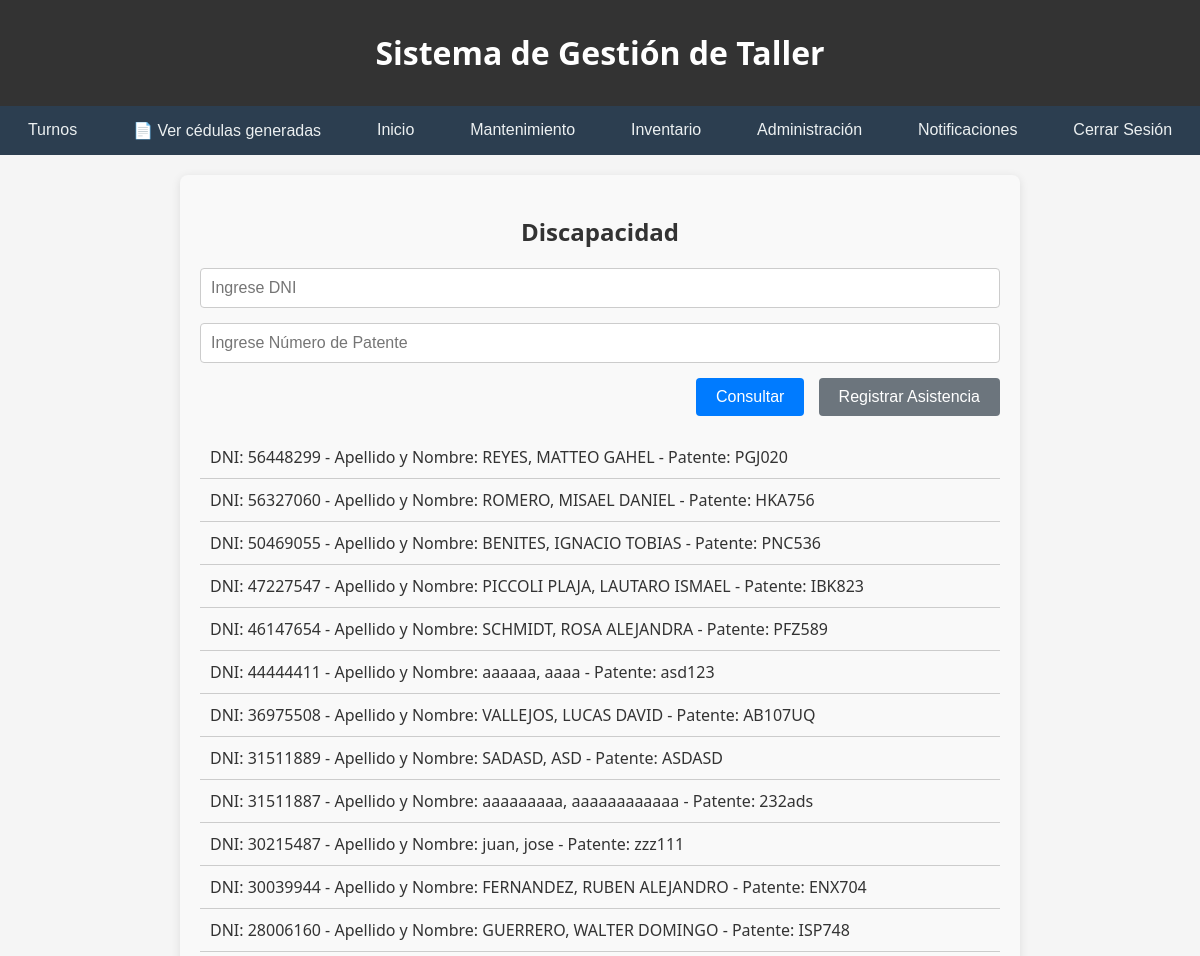
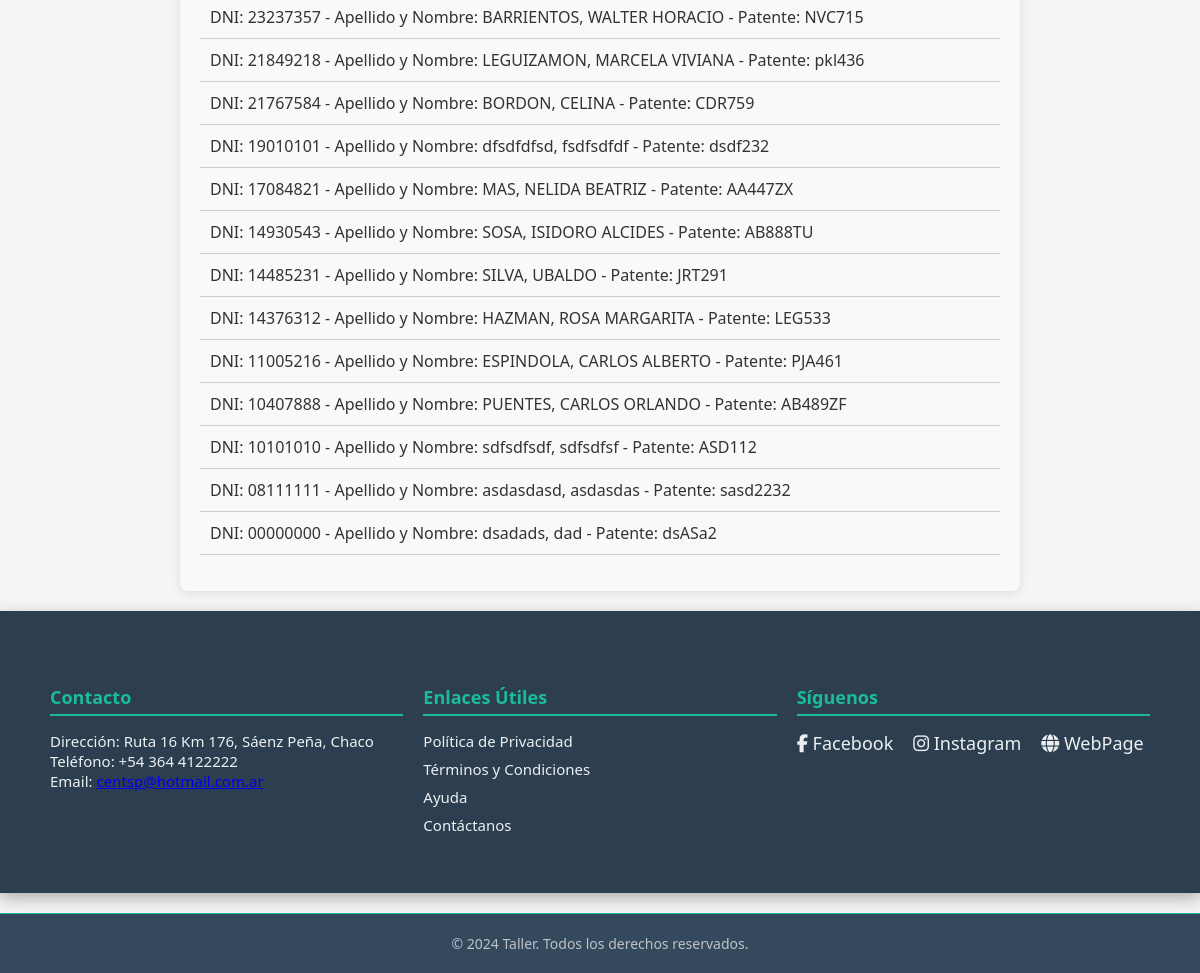
Page /discapacidad/ (signed in) on the committed database (2 pictures, top to bottom).
### apps/discapacidad/models.py (models this page shows, shortened)
class Discapacitado(models.Model):
    dni = models.CharField(max_length=8, primary_key=True)
    apellido = models.CharField(max_length=100)
    nombre = models.CharField(max_length=100)
    direccion = models.CharField(max_length=255)
    telefono = models.CharField(max_length=15)
    numero_patente = models.CharField(max_length=10, unique=True)
    tutor_dni = models.CharField(max_length=8, null=True, blank=True)
    tutor_apellido = models.CharField(max_length=100, null=True, blank=True)
    tutor_nombre = models.CharField(max_length=100, null=True, blank=True)
    tutor_relacion = models.CharField(max_length=100, null=True, blank=True)

### apps/discapacidad/views.py (the view)
# urls.py: path('', views.index, name='index'),
@login_required
def index(request):
    discapacitados = Discapacitado.objects.all()
    context = {
        'title': 'Discapacidad',
        'discapacitados': discapacitados
    }
    return render(request, 'discapacidad/index.html', context)

### apps/discapacidad/templates/discapacidad/index.html (shortened to what this page needs)
{% extends 'base.html' %}
{% load static %}
{% block extra_css %}
<link rel="stylesheet" type="text/css" href="{% static 'css/discapacitado.css' %}">
{% endblock %}
{% block content %}
<div class="container">
    <h2 class="section-title">Discapacidad</h2>
    <form method="post" action="{% url 'discapacidad:verificar' %}" class="verification-form">
        <div class="form-group">
            <input type="text" name="dni" placeholder="Ingrese DNI" class="form-control">
        </div>
        <div class="form-group">
            <input type="text" name="numero_patente" placeholder="Ingrese Número de Patente" class="form-control">
        </div>
        <div class="form-group button-group">
            <button type="submit" name="accion" value="consultar" class="btn btn-primary">Consultar</button>
            <button type="submit" name="accion" value="registrar_asistencia" class="btn btn-secondary">Registrar Asistencia</button>
        </div>
    </form>
    <ul class="discapacitados-list">
        {% for discapacitado in discapacitados|dictsortreversed:"dni" %}
            <li class="discapacitado-item">
                DNI: {{ discapacitado.dni }} - Apellido y Nombre: {{ discapacitado.apellido }}, {{ discapacitado.nombre }} - Patente: {{ discapacitado.numero_patente }}
            </li>
        {% endfor %}
    </ul>
{% endblock %}

### taller/static/css/styles.css (style rules this page uses)
body { font-family: 'Segoe UI', Tahoma, Geneva, Verdana, sans-serif; background-color: #f5f5f5; color: #333; margin: 0; padding: 0; }
.container { max-width: 1000px; margin: 5px auto; padding: 10px; background-color: #ffffff; box-shadow: 0px 0px 15px rgba(0, 0, 0, 0.1); border-radius: 8px; }

### taller/static/css/discapacitado.css (style rules this page uses)
.container { max-width: 800px; margin: 0 auto; padding: 20px; background-color: #f9f9f9; border-radius: 8px; box-shadow: 0 2px 10px rgba(0, 0, 0, 0.1); }
.section-title { font-size: 24px; margin-bottom: 20px; color: #333; text-align: center; }
.form-group { margin-bottom: 15px; }
.form-control { width: 100%; padding: 10px; font-size: 16px; border: 1px solid #ccc; border-radius: 4px; box-sizing: border-box; transition: border-color 0.3s ease, box-shadow 0.3s ease; }
.button-group { text-align: right; }
.btn { padding: 10px 20px; font-size: 16px; border: none; border-radius: 4px; cursor: pointer; margin-left: 10px; transition: background-color 0.3s ease; }
.btn-primary { background-color: #007bff; color: #fff; }
.btn-secondary { background-color: #6c757d; color: #fff; }
.discapacitados-list { list-style-type: none; padding: 0; margin-top: 20px; }
.discapacitado-item { padding: 10px; border-bottom: 1px solid #ccc; }

### rows in the picture
Discapacitado: dni "56448299", apellido "REYES", nombre "MATTEO GAHEL", numero_patente "PGJ020"
Discapacitado: dni "56327060", apellido "ROMERO", nombre "MISAEL DANIEL", numero_patente "HKA756"
Discapacitado: dni "50469055", apellido "BENITES", nombre "IGNACIO TOBIAS", numero_patente "PNC536"
Discapacitado: dni "47227547", apellido "PICCOLI PLAJA", nombre "LAUTARO ISMAEL", numero_patente "IBK823"
Discapacitado: dni "46147654", apellido "SCHMIDT", nombre "ROSA ALEJANDRA", numero_patente "PFZ589"
Discapacitado: dni "44444411", apellido "aaaaaa", nombre "aaaa", numero_patente "asd123"
Discapacitado: dni "36975508", apellido "VALLEJOS", nombre "LUCAS DAVID", numero_patente "AB107UQ"
Discapacitado: dni "31511889", apellido "SADASD", nombre "ASD", numero_patente "ASDASD"
Discapacitado: dni "31511887", apellido "aaaaaaaaa", nombre "aaaaaaaaaaaa", numero_patente "232ads"
Discapacitado: dni "30215487", apellido "juan", nombre "jose", numero_patente "zzz111"
Discapacitado: dni "30039944", apellido "FERNANDEZ", nombre "RUBEN ALEJANDRO", numero_patente "ENX704"
Discapacitado: dni "28006160", apellido "GUERRERO", nombre "WALTER DOMINGO", numero_patente "ISP748"
Discapacitado: dni "23237357", apellido "BARRIENTOS", nombre "WALTER HORACIO", numero_patente "NVC715"
Discapacitado: dni "21849218", apellido "LEGUIZAMON", nombre "MARCELA VIVIANA", numero_patente "pkl436"
Discapacitado: dni "21767584", apellido "BORDON", nombre "CELINA", numero_patente "CDR759"
Discapacitado: dni "19010101", apellido "dfsdfdfsd", nombre "fsdfsdfdf", numero_patente "dsdf232"
Discapacitado: dni "17084821", apellido "MAS", nombre "NELIDA BEATRIZ", numero_patente "AA447ZX"
Discapacitado: dni "14930543", apellido "SOSA", nombre "ISIDORO ALCIDES", numero_patente "AB888TU"
Discapacitado: dni "14485231", apellido "SILVA", nombre "UBALDO", numero_patente "JRT291"
Discapacitado: dni "14376312", apellido "HAZMAN", nombre "ROSA MARGARITA", numero_patente "LEG533"
Discapacitado: dni "11005216", apellido "ESPINDOLA", nombre "CARLOS ALBERTO", numero_patente "PJA461"
Discapacitado: dni "10407888", apellido "PUENTES", nombre "CARLOS ORLANDO", numero_patente "AB489ZF"
Discapacitado: dni "10101010", apellido "sdfsdfsdf", nombre "sdfsdfsf", numero_patente "ASD112"
Discapacitado: dni "08111111", apellido "asdasdasd", nombre "asdasdas", numero_patente "sasd2232"
Discapacitado: dni "00000000", apellido "dsadads", nombre "dad", numero_patente "dsASa2"
